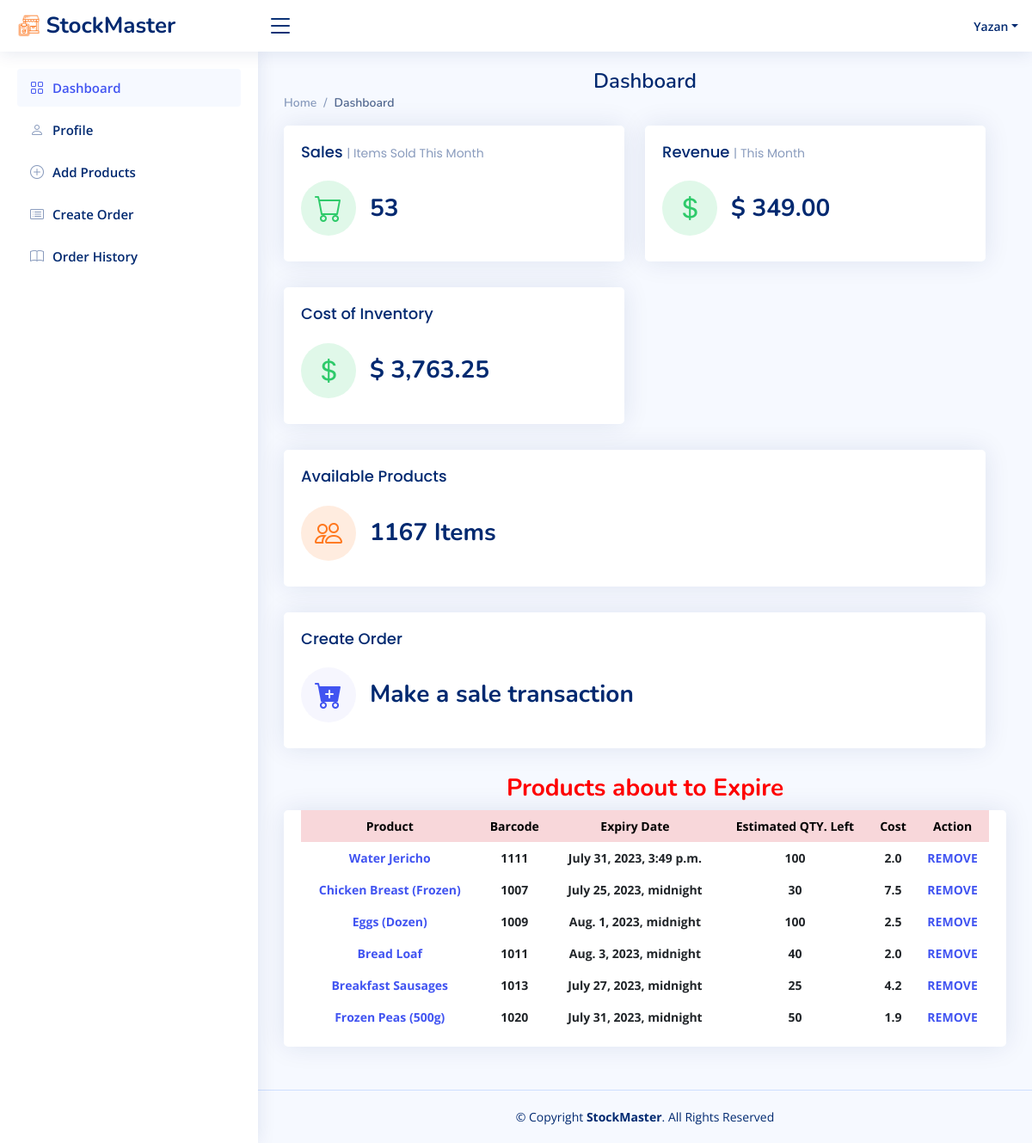
The page /dashboard/ (signed in) on the database its author committed.
### StockMaster_app/models.py (models this page shows)
class User(models.Model):
    f_name = models.CharField(max_length=255)
    l_name = models.CharField(max_length=255)
    s_name = models.CharField(max_length=255)
    email = models.CharField(max_length=255)
    password = models.CharField(max_length=255)
    created_at = models.DateTimeField(auto_now_add=True)
    updated_at = models.DateTimeField(auto_now=True)
    objects = UserManager()

class Prodcut(models.Model):
    p_name = models.CharField(max_length=255)
    p_barcode = models.IntegerField()
    expire_date = models.DateTimeField()
    cost = models.FloatField()
    qty = models.IntegerField()
    user = models.ForeignKey(User, on_delete=models.CASCADE, related_name='products')
    created_at = models.DateTimeField(auto_now_add=True)
    updated_at = models.DateTimeField(auto_now=True)

### StockMaster_app/views.py (the view)
# urls.py: path('dashboard/', views.dashboard, name='dashboard'),
def dashboard(request):
    current_date = timezone.now().date()
    user = check_session(request)
    if user:
        products = Prodcut.objects.filter(user=user)
    warning_products = []
    for product in products:
        days_delta = (product.expire_date.date() - current_date).days
        if days_delta <= 10:
            warning_products.append(product)
    products = Prodcut.objects.all()
    total_cost = 0
    formatted_total_cost = '0'
    for product in products:
        total_cost += product.qty * product.cost
        formatted_total_cost = "{:,.2f}".format(total_cost)
    products = Prodcut.objects.all()
    orders = Order.objects.all()
    total_qty = 0
    for product in products:
        total_qty += product.qty
    total_items_sold = 0
    for order in orders:
        total_qty -= order.qty_sell
        total_items_sold += order.qty_sell
    thirty_days_ago = timezone.now() - timedelta(days=30)
    orders_last_30_days = Order.objects.filter(created_at__gte = thirty_days_ago)
    totalValue_30days = 0
    formatted_totalValue_30days = 0
    for order in orders_last_30_days:
        totalValue_30days += order.totalValue
        formatted_totalValue_30days = "{:,.2f}".format(totalValue_30days)
    user = check_session(request)
    context = {
        'products': warning_products,
        'user' : user,
        'formatted_total_cost' : formatted_total_cost,
        'total_qty': total_qty,
        'total_items_sold' : total_items_sold,
        'formatted_totalValue_30days' : formatted_totalValue_30days,
    }
    return render(request, 'dashboard.html', context)

### StockMaster_app/models.py (called while the page is built)
    @property
    def totalValue(self):
        return self.p_price * self.qty_sell

### StockMaster_app/views.py (called while the page is built)
def check_session(request):
    if request.session.has_key('user') == True:
        user_session = User.objects.get(id=request.session['user'])
    else:
        user_session = False
    return user_session

### StockMaster_app/templates/dashboard.html (shortened to what this page needs)
{% load static %}
<!DOCTYPE html>
<html lang="en">
<head>
  <link rel="stylesheet" href="{% static 'vendor/bootstrap/css/bootstrap.min.css' %}">
  <link rel="stylesheet" href="{% static 'vendor/bootstrap-icons/bootstrap-icons.css' %}">
  <link rel="stylesheet" href="{% static 'vendor/boxicons/css/boxicons.min.css' %}">
  <link rel="stylesheet" href="{% static 'vendor/quill/quill.snow.css' %}">
  <link rel="stylesheet" href="{% static 'vendor/quill/quill.bubble.css' %}">
  <link rel="stylesheet" href="{% static 'vendor/remixicon/remixicon.css' %}">
  <link rel="stylesheet" href="{% static 'vendor/simple-datatables/style.css' %}">
  <link rel="stylesheet" href="{% static 'style.css' %}">
</head>
<body>
  <header id="header" class="header fixed-top d-flex align-items-center">
    <div class="d-flex align-items-center justify-content-between">
      <a href="#" class="logo d-flex align-items-center">
        <img src="{% static 'img/logo.png' %}" alt="">
        <span class="d-none d-lg-block">StockMaster</span>
      </a>
      <i class="bi bi-list toggle-sidebar-btn"></i>
    </div>
    <nav class="header-nav ms-auto">
      <ul class="d-flex align-items-center">
        <li class="nav-item dropdown pe-3">
          <a class="nav-link nav-profile d-flex align-items-center pe-0" href="#" data-bs-toggle="dropdown">
            <span class="d-none d-md-block dropdown-toggle ps-2">{{user.f_name}}</span>
          </a>
        </li>
      </ul>
    </nav>
  </header>
  {% if user %}
  <aside id="sidebar" class="sidebar">
    <ul class="sidebar-nav" id="sidebar-nav">
      <li class="nav-item">
        <a class="nav-link " href="/dashboard">
          <i class="bi bi-grid"></i>
          <span>Dashboard</span>
        </a>
      </li>
      <li class="nav-item">
        <a class="nav-link collapsed" href="/dashboard/profile">
          <i class="bi bi-person"></i>
          <span>Profile</span>
        </a>
      </li>
      <li class="nav-item">
        <a class="nav-link collapsed" href="/display_products">
          <i class="bi bi-plus-circle"></i>
          <span>Add Products</span>
        </a>
      </li>
      <li class="nav-item">
        <a class="nav-link collapsed" href="/order_page">
          <i class="bi bi-card-list"></i>
          <span>Create Order</span>
        </a>
      </li>
      <li class="nav-item">
        <a class="nav-link collapsed" href="{% url 'SM_app:display_orders_page' %}">
          <i class="bi bi-book"></i>
            <span>Order History</span>
        </a>
    </li>
    </ul>
  </aside>
  <main id="main" class="main">
    <div class="pagetitle">
      <h1>Dashboard</h1>
      <nav>
        <ol class="breadcrumb">
          <li class="breadcrumb-item"><a href="/dashboard">Home</a></li>
          <li class="breadcrumb-item active">Dashboard</li>
        </ol>
      </nav>
    </div>
    <section class="section dashboard">
      <div class="row">
          <div class="row">
            <div class="col-xxl-4 col-md-6">
              <div class="card info-card revenue-card">
                <div class="card-body">
                  <h5 class="card-title">Sales <span>| Items Sold This Month</span></h5>
                  <div class="d-flex align-items-center">
                    <div class="card-icon rounded-circle d-flex align-items-center justify-content-center">
                      <i class="bi bi-cart"></i>
                    </div>
                    <div class="ps-3">
                      <h6>{{total_items_sold}}</h6>
                    </div>
                  </div>
                </div>
              </div>
            </div>
            <div class="col-xxl-4 col-md-6">
              <div class="card info-card revenue-card">
                <div class="card-body">
                  <h5 class="card-title">Revenue <span>| This Month</span></h5>
                  <div class="d-flex align-items-center">
                    <div class="card-icon rounded-circle d-flex align-items-center justify-content-center">
                      <i class="bi bi-currency-dollar"></i>
                    </div>
                    <div class="ps-3">
                      <h6> $ {{formatted_totalValue_30days}} </h6>
                    </div>
                  </div>
                </div>
              </div>
            </div>
            <div class="col-xxl-4 col-md-6">
              <div class="card info-card revenue-card">
                <div class="card-body">
                  <h5 class="card-title">Cost of Inventory</h5>
                  <div class="d-flex align-items-center">
                    <div class="card-icon rounded-circle d-flex align-items-center justify-content-center">
                      <i class="bi bi-currency-dollar"></i>
                    </div>
                    <div class="ps-3">
                      <h6>$ {{ formatted_total_cost }}</h6>
                    </div>
                  </div>
                </div>
              </div>
            </div>
          </div>
          <div class="row">
            <div class="col-xxl-4 col-xl-12">
              <a href="/all_product">
                <div class="card info-card customers-card">
                  <div class="card-body">
                    <h5 class="card-title">Available Products</span></h5>
                    <div class="d-flex align-items-center">
                      <div class="card-icon rounded-circle d-flex align-items-center justify-content-center">
                        <i class="bi bi-people"></i>
                      </div>
                      <div class="ps-3">
                        <h6>{{ total_qty }} Items</h6>
                      </div>
                    </div>
                  </div>
                </div>
              </a>
            </div>
            <div class="col-xxl-4 col-xl-12">
              <a href="/order_page">
                <div class="card info-card sales-card">
                  <div class="card-body">
                    <h5 class="card-title">Create Order</span></h5>
                    <div class="d-flex align-items-center">
                      <div class="card-icon rounded-circle d-flex align-items-center justify-content-center">
                        <i class="bi bi-cart-plus-fill"></i>
                      </div>
                      <div class="ps-3">
                        <h6>Make a sale transaction</h6>
                      </div>
                    </div>
                  </div>
              </a>
            </div>
          </div>
        </div>
      <h3>
        <strong>Products about to Expire</strong>
    </h3>
    <div class="col-12">
        <div class="card top-selling overflow-auto">
            <div class="card-body pb-0">
                <table class="table table-borderless">
                    <thead>
                        <tr class="table-danger">
                            <th scope="col">Product</th>
                            <th scope="col">Barcode</th>
                            <th scope="col">Expiry Date</th>
                            <th scope="col">Estimated QTY. Left</th>
                            <th scope="col">Cost</th>
                            <th scope="col">Action</th>
                        </tr>
                    </thead>
                    <tbody>
                        {% for product in products %}
                        <tr>
                            <th scope="row">
                                <a href="#">{{ product.p_name }}</a>
                            </th>
                            <td class="fw-bold">{{ product.p_barcode }}</td>
                            <td class="fw-bold">{{ product.expire_date }}</td>
                            <td class="fw-bold">{{ product.qty }}</td>
                            <td class="fw-bold">{{ product.cost }}</td>
                            <td class="fw-bold">
                              <a href="{% url 'SM_app:remove_product_process' product_id=product.id %}">REMOVE</a>
                            </td>
                        </tr>
                        {% endfor %}
                    </tbody>
                </table>
            </div>
        </div>
    </div>
    </section>
  </main>
  <footer id="footer" class="footer">
    <div class="copyright">
      &copy; Copyright <strong><span>StockMaster</span></strong>. All Rights Reserved
    </div>
  </footer>
  {% endif %}
</body>
</html>

### StockMaster_app/static/style.css (style rules this page uses)
:root { scroll-behavior: smooth; }
body { font-family: "Open Sans", sans-serif; background: #f6f9ff; color: #444444; }
a { color: #4154f1; text-decoration: none; }
h1, h2, h3, h4, h5, h6 { font-family: "Nunito", sans-serif; }
#main { margin-top: 60px; padding: 20px 30px; transition: all 0.3s; }
.pagetitle { margin-bottom: 10px; }
.pagetitle h1 { font-size: 24px; margin-bottom: 0; font-weight: 600; color: #012970; }
.card { margin-bottom: 30px; border: none; border-radius: 5px; box-shadow: 0px 0 30px rgba(1, 41, 112, 0.1); }
.card-title { padding: 20px 0 15px 0; font-size: 18px; font-weight: 500; color: #012970; font-family: "Poppins", sans-serif; }
.card-title span { color: #899bbd; font-size: 14px; font-weight: 400; }
.card-body { padding: 0 20px 20px 20px; }
.breadcrumb { font-size: 14px; font-family: "Nunito", sans-serif; color: #899bbd; font-weight: 600; }
.breadcrumb a { color: #899bbd; transition: 0.3s; }
.breadcrumb .breadcrumb-item::before { color: #899bbd; }
.breadcrumb .active { color: #51678f; font-weight: 600; }
.logo { line-height: 1; }
@media (min-width: 1200px) { .logo { width: 280px; } }
.logo img { max-height: 26px; margin-right: 6px; }
.logo span { font-size: 26px; font-weight: 700; color: #012970; font-family: "Nunito", sans-serif; }
.header { transition: all 0.5s; z-index: 997; height: 60px; box-shadow: 0px 2px 20px rgba(1, 41, 112, 0.1); background-color: #fff; padding-left: 20px; }
.header .toggle-sidebar-btn { font-size: 32px; padding-left: 10px; cursor: pointer; color: #012970; }
.header-nav ul { list-style: none; }
.header-nav>ul { margin: 0; padding: 0; }
.header-nav .nav-profile { color: #012970; }
.header-nav .nav-profile span { font-size: 14px; font-weight: 600; }
.sidebar { position: fixed; top: 60px; left: 0; bottom: 0; width: 300px; z-index: 996; transition: all 0.3s; padding: 20px; overflow-y: auto; scrollbar-width: thin; scrollbar-color: #aab7cf transparent; box-shadow: 0px 0px 20px rgba(1, 41, 112, 0.1); background-color: #fff; }
@media (min-width: 1200px) { #main, #footer { margin-left: 300px; } }
.sidebar-nav { padding: 0; margin: 0; list-style: none; }
.sidebar-nav li { padding: 0; margin: 0; list-style: none; }
.sidebar-nav .nav-item { margin-bottom: 5px; }
.sidebar-nav .nav-link { display: flex; align-items: center; font-size: 15px; font-weight: 600; color: #4154f1; transition: 0.3; background: #f6f9ff; padding: 10px 15px; border-radius: 4px; }
.sidebar-nav .nav-link i { font-size: 16px; margin-right: 10px; color: #4154f1; }
.sidebar-nav .nav-link.collapsed { color: #012970; background: #fff; }
.sidebar-nav .nav-link.collapsed i { color: #899bbd; }
.dashboard .info-card { padding-bottom: 10px; }
.dashboard .info-card h6 { font-size: 28px; color: #012970; font-weight: 700; margin: 0; padding: 0; }
.dashboard .card-icon { font-size: 32px; line-height: 0; width: 64px; height: 64px; flex-shrink: 0; flex-grow: 0; }
.dashboard .sales-card .card-icon { color: #4154f1; background: #f6f6fe; }
.dashboard .revenue-card .card-icon { color: #2eca6a; background: #e0f8e9; }
.dashboard .customers-card .card-icon { color: #ff771d; background: #ffecdf; }
.dashboard .top-selling { font-size: 14px; }
.dashboard .top-selling .table thead { background: #f6f6fe; }
.dashboard .top-selling .table thead th { border: 0; }
.dashboard .top-selling .table tbody td { vertical-align: middle; }
.footer { padding: 20px 0; font-size: 14px; transition: all 0.3s; border-top: 1px solid #cddfff; }
.footer .copyright { text-align: center; color: #012970; }

### StockMaster_app/templates/dashboard.html (style rules this page uses)
h1, h3 { text-align: center; color: red; }
.col-12 { text-align: center; }

### rows shown on the page
User: f_name "Yazan"
Prodcut: p_name "Water Jericho", p_barcode "1111", expire_date "July 31, 2023, 3:49 p.m.", qty "100", cost "2.0"
Prodcut: p_name "Chicken Breast (Frozen)", p_barcode "1007", expire_date "July 25, 2023, midnight", qty "30", cost "7.5"
Prodcut: p_name "Eggs (Dozen)", p_barcode "1009", expire_date "Aug. 1, 2023, midnight", qty "100", cost "2.5"
Prodcut: p_name "Bread Loaf", p_barcode "1011", expire_date "Aug. 3, 2023, midnight", qty "40", cost "2.0"
Prodcut: p_name "Breakfast Sausages", p_barcode "1013", expire_date "July 27, 2023, midnight", qty "25", cost "4.2"
Prodcut: p_name "Frozen Peas (500g)", p_barcode "1020", expire_date "July 31, 2023, midnight", qty "50", cost "1.9"

### other values the page prints
{{ total_items_sold }} "53"
{{ total_qty }} "1167"
